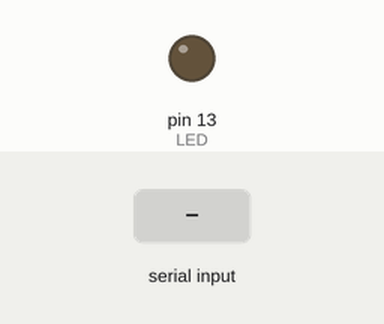
Simulated run of this sketch. Board: Arduino Uno, built with avr-gcc and run on an emulated ATmega328P. On the bench: output pins drawn as LEDs (lit = HIGH). The test bench sets the inputs (shaded band).

Above: at 1.2 s.
1.3 s: "1" received over Serial
At 1.7 s:
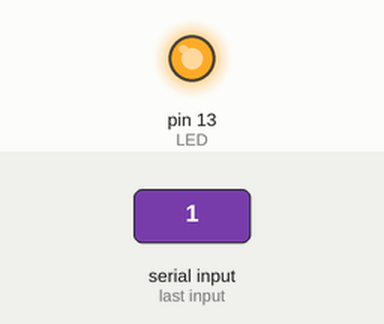
Timing chart, 0 to 4.3 s (numbered marks = the images above; inputs shaded):
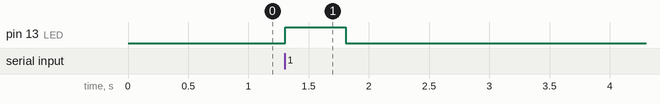

The sketch:

bt_master.ino
```cpp
#define LED 13

void setup()
{
  pinMode(LED, OUTPUT);
  Serial.begin(9600);
}

void loop()
{
  char cad;

  if( Serial.available() > 0)
  {
    delay(5);
    cad = Serial.read();
    Serial.flush();

    if(cad == '1')
    {
      cad = ' ';
      digitalWrite(LED,HIGH);
      delay(500);
      digitalWrite(LED,LOW);
    }
  }
}
```

Measured:
- after the input at 1.3 s, pin 13 (LED): LOW → HIGH at once, → LOW 0.50 s later
